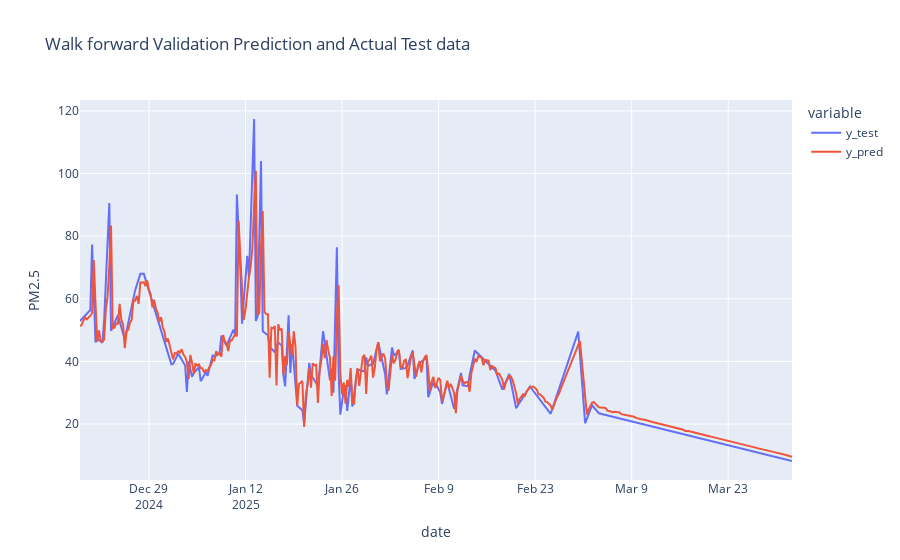

Notebook code for this chart:
### Code cell
# Load Latest WFV DataFrame
wfv_files = sorted(glob.glob("../models/*_results.csv"))

# CSV filepaths
filepaths = [file for file in wfv_files]

# Latest CSV file
actual = filepaths[-1]

# load csv into DataFrame
wfv_df = pd.read_csv(actual, index_col= "date", parse_dates= True)

print(wfv_df.head())

fig = px.line(
    data_frame= wfv_df,
    title = "Walk forward Validation Prediction and Actual Test data",
    labels= {"value" : "PM2.5"}
)

fig.show()

### Figure 1 — Plotly figure (JSON) as saved in the notebook; plotly's stock layout.template omitted (floating-point values rounded to 4 significant figures; data arrays with more than 128 entries replaced by an {"elided": "..."} marker saying what was removed)
{"data": [{"hovertemplate": "variable=y_test<br>date=%{x}<br>PM2.5=%{y}<extra></extra>", "legendgroup": "y_test", "line": {"color": "#636efa", "dash": "solid"}, "marker": {"symbol": "circle"}, "mode": "lines", "name": "y_test", "orientation": "v", "showlegend": true, "type": "scatter", "x": {"elided": "414 str values"}, "xaxis": "x", "y": {"elided": "414 float values"}, "yaxis": "y"}, {"hovertemplate": "variable=y_pred<br>date=%{x}<br>PM2.5=%{y}<extra></extra>", "legendgroup": "y_pred", "line": {"color": "#EF553B", "dash": "solid"}, "marker": {"symbol": "circle"}, "mode": "lines", "name": "y_pred", "orientation": "v", "showlegend": true, "type": "scatter", "x": {"elided": "414 str values"}, "xaxis": "x", "y": {"elided": "414 float values"}, "yaxis": "y"}], "layout": {"legend": {"title": {"text": "variable"}, "tracegroupgap": 0}, "title": {"text": "Walk forward Validation Prediction and Actual Test data"}, "xaxis": {"anchor": "y", "domain": [0, 1], "title": {"text": "date"}}, "yaxis": {"anchor": "x", "domain": [0, 1], "title": {"text": "PM2.5"}}}}
